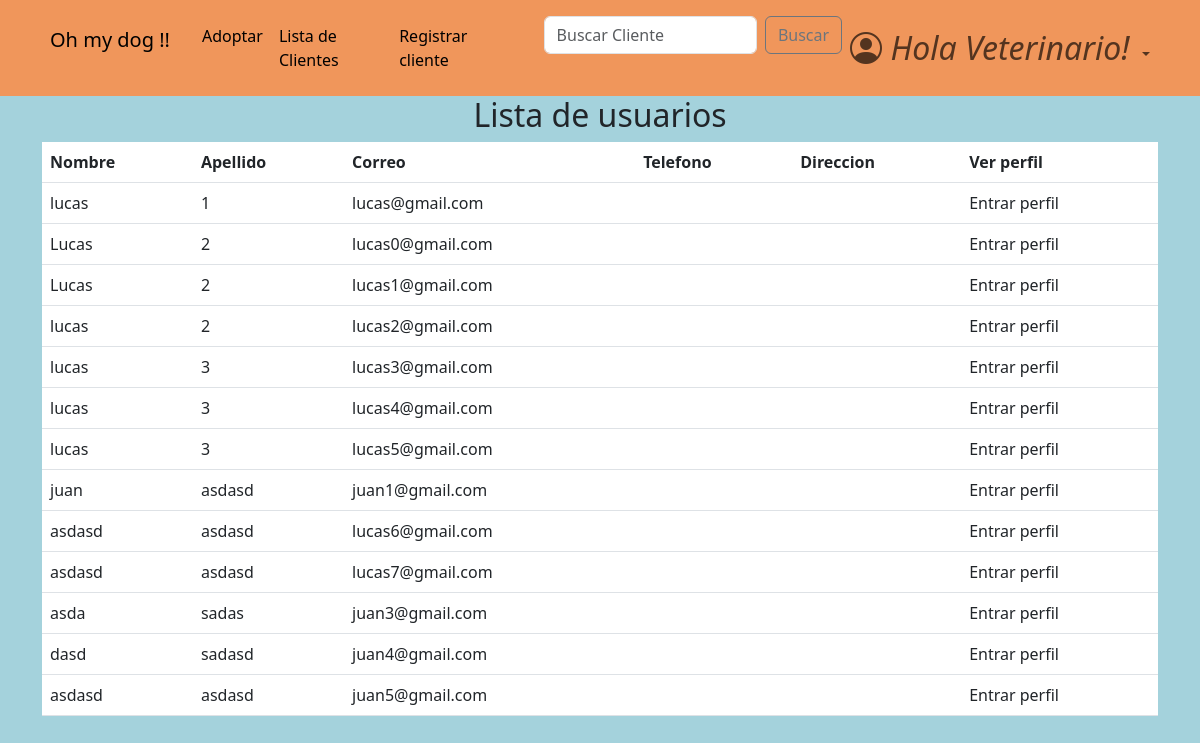
The app's page /accounts/list_users/ (signed in), older data.
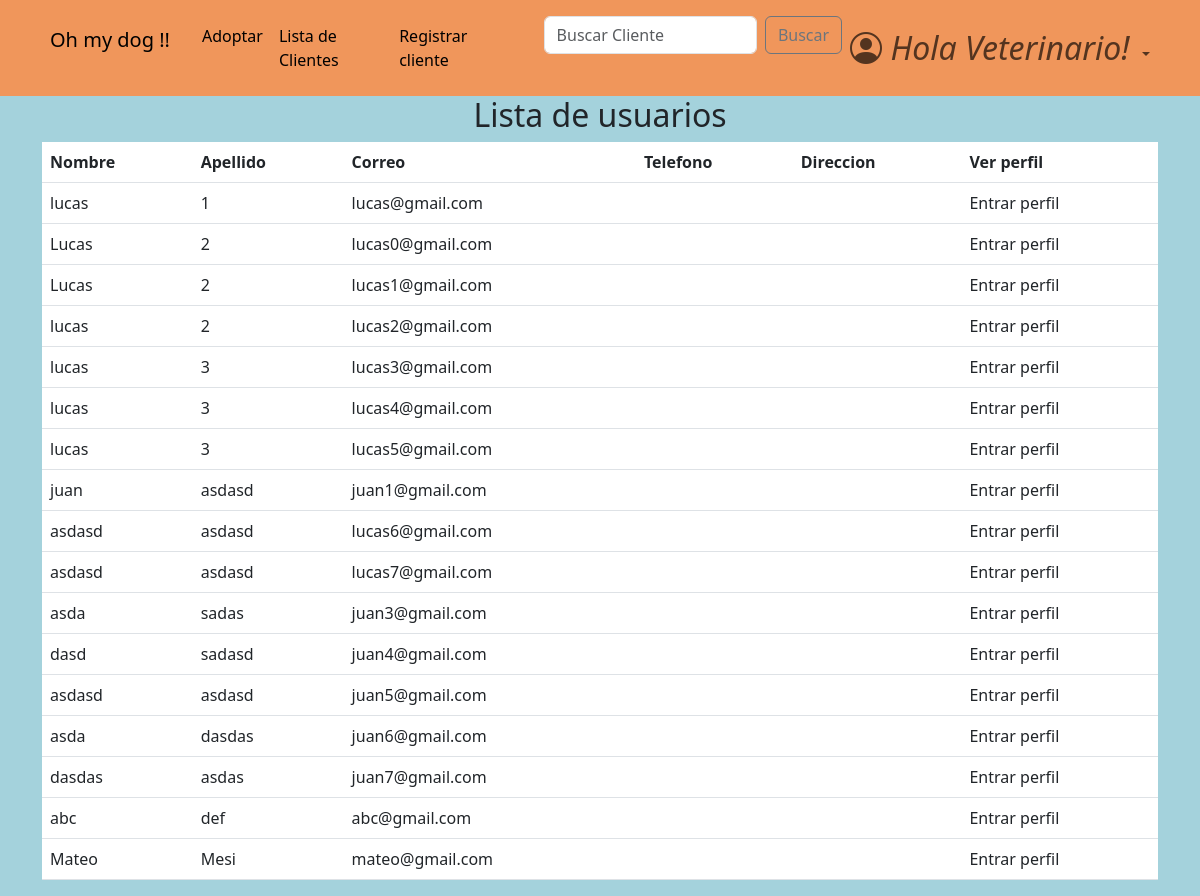
The same page, newer data.
### accounts/models.py (models this page shows, shortened)
class CustomUser(AbstractBaseUser, PermissionsMixin):
    email =                     models.EmailField(verbose_name="email", unique=True)    #.foreignKey ??
    name =                      models.CharField(max_length=25)   #slug es texto corto
    surname =                   models.CharField(max_length=30, blank=True, null=True)
    address =                   models.CharField(max_length=30, blank=True, null=True)
    telephone =                 models.SlugField(max_length=12, blank=True, null=True)
    is_active =                 models.BooleanField(default=True)
    is_staff =                  models.BooleanField(default=False)
    is_admin =                  models.BooleanField(default=False)
    last_login =                models.DateTimeField(verbose_name="last login", default=datetime.datetime.now)
    is_veterinario =            models.BooleanField(default=False)
    USERNAME_FIELD = "email"    #variable por la cual se ingresa, dice username pero seria como 'campo que representa el inicio de sesion'
    REQUIRED_FIELDS = ['name',]    #no permite registros si no tiene estos campos completos
    objects = CustomUserManager()

### accounts/views.py (the view)
# urls.py: path('list_users/', views.list_users, name='list_users'),
def list_users(request):
    if not request.user.is_authenticated:
        return redirect('login')
    if not request.user.is_veterinario:
        return redirect('home')
    users = CustomUser.objects.filter(is_veterinario=False, is_admin=False)
    return render(request, 'list_users.html', {'users': users})

### accounts/templates/list_users.html
{% extends 'home.html' %}
{% block content %}
<main>
    <div class="container">
        <div class="row">
            <div class="col-md-12">
                <h2 class="text-center">Lista de usuarios</h2>
                <table class="table table-hover">
                    <thead>
                        <tr>
                            <th>Nombre</th>
                            <th>Apellido</th>
                            <th>Correo</th>
                            <th>Telefono</th>
                            <th>Direccion</th>
                            <th>Ver perfil</th>
                        </tr>
                    </thead>
                    <tbody>
                        {% for user in users %}
                            <tr>
                                <td>{{ user.name }}</td>
                                <td>{{ user.surname }}</td>
                                <td>{{ user.email }}</td>
                                <td>{{ user.telephone }}</td>
                                <td>{{ user.address}}</td>
                                <td>
                                            <a class="dropdown-item" href="{% url 'profile' user.id %}">Entrar perfil</a>
                                </td>
                            </tr>
                        {% endfor %}
                    </tbody>
                </table>
            </div>
        </div>
    </div>
</main>
{% endblock content %}

### pages/templates/home.html (shortened to what this page needs)
{% extends 'base.html' %}
{% load static %}
{% block header %}
    <header>
        {% if user.is_authenticated %}
            <nav class="navbar navbar-expand-lg header-ar" ">
                <div class="container">
                    <p class="navbar-brand header__marca p-2">Oh my dog !!</p>
                    <div class="collapse navbar-collapse show " id="navbarBasic">
                        <ul class="navbar-nav me-auto mb-2 mb-lg-0">
                            <li class="nav-item">
                                <a class="nav-link active" aria-current="page" href="{% url 'password_change' %}">Adoptar</a>
                            </li>
                            {% if user.is_veterinario %}
                                <li class="nav-item">
                                    <a class="nav-link active" aria-current="page" href="{% url 'list_users' %}">Lista de Clientes</a>
                                </li>
                                <li class="nav-item">
                                    <a class="nav-link active" aria-current="page" href="{% url 'client_registration' %}">Registrar cliente</a>
                                </li>
                                <ul>
                                    <form class="d-flex" method=POST action="{% url 'search_user' %}">
                                          <input type="search" class="form-control me-2" placeholder="Buscar Cliente" aria-label="Search" name="buscado">
                                        <button class="btn btn-outline-secondary" type="submit">Buscar</button>
                                      </form>
                                </ul>
                            {% endif %}
                        </ul>
                            <ul class="navbar-nav mb-2 mb-lg-0 ">
                                <li class="nav-item dropdown">
                                    <a class="nav-link dropdown-toggle icono-user role="button" data-bs-toggle="dropdown" aria-expanded="False">
                                        {% if user.is_veterinario %}
                                            <i class="bi bi-person-circle">
                                                Hola Veterinario!
                                            </i>
                                        {% else %}
                                            <i class="bi bi-person-circle">
                                                Hola {{ user }}!
                                            </i>
                                        {% endif %}
                                    </a>
                                </li>
                            </ul>
                    </div>
                </div>
            </nav>
        {% endif%}
    </header>
{% endblock %}

### pages/templates/base.html (shortened to what this page needs)
<!DOCTYPE html>
<html>
{% load static %}
<head>
    <link rel="stylesheet" href="https://cdn.jsdelivr.net/npm/bootstrap-icons@1.10.5/font/bootstrap-icons.css">
    <link href="https://cdn.jsdelivr.net/npm/bootstrap@5.3.0-alpha3/dist/css/bootstrap.min.css" rel="stylesheet">
    <link rel="stylesheet" href="{% static 'css/styles.css' %}">
</head>
<body>
    {% block header %}
    {% endblock  %}
{% block content %}
{% endblock content %}
</body>
</html>

### pages/static/css/styles.css (style rules this page uses)
html { box-sizing: border-box; font-size: 16px; scroll-behavior: smooth; }
body { margin: 0; padding: 0; overflow-x: hidden; background-color: #a4d2dc; }
a { text-decoration: none; }
.icono-user i { font-size: 2rem; }
.header-ar { background-color: #f0965b; padding: 1rem; }

Row changes from the older to the newer data that the page shows:
added CustomUser: name "asda", surname "dasdas", email "juan6@gmail.com"
added CustomUser: name "dasdas", surname "asdas", email "juan7@gmail.com"
added CustomUser: name "abc", surname "def", email "abc@gmail.com"
added CustomUser: name "Mateo", surname "Mesi", email "mateo@gmail.com"
